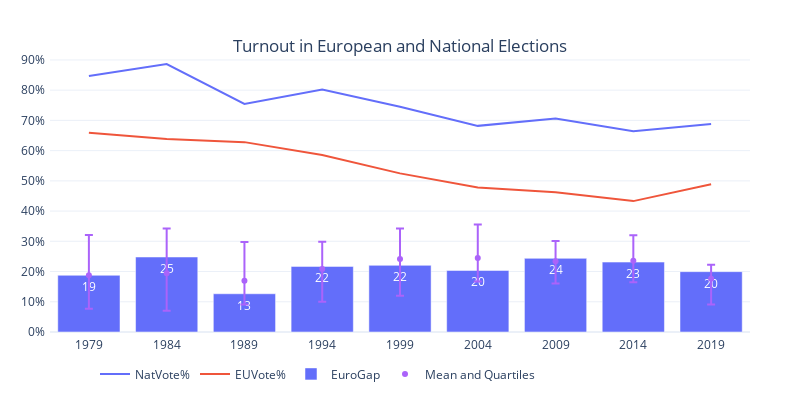

Notebook code for this chart:
### Code cell
plot_data = pd.concat([eu_vote[['Year','EUVote%']].groupby('Year').mean().loc[year_filter,:],nat_vote[['Year','NatVote%']].groupby('Year').mean().loc[year_filter,:]],axis=1)
plot_data['EuroGap'] = plot_data['NatVote%'] - plot_data['EUVote%']
lines = px.line(plot_data[['NatVote%','EUVote%']])
bar = px.bar(plot_data['EuroGap'],text_auto='.2s')
fig = go.Figure(data= lines.data + bar.data)
fig.add_trace(go.Scatter(
        x=groupt.index,
        y=groupt['diff'],
        mode='markers',
        name='Mean and Quartiles',
        error_y=dict(
            type='data',
            symmetric=False,
            array=groupt['diff'] - groupt['min'],
            arrayminus=groupt['max'] - groupt['diff'],)
        ))
# set x axis labels
fig.update_layout(
    xaxis = dict(
        tickmode = 'array',
        tickvals = year_filter,
        ticktext = year_filter
    ),
    yaxis = dict(
        tickmode = 'array',
        tickvals = np.arange(0,100,10),
        ticktext = [str(x)+'%' for x in np.arange(0,100,10)]
    ),
    autosize=False,
    width=800,
    height=400,
    margin=dict(
        l=50,
        r=50,
        b=50,
        t=50,
        pad=4
    ),
    template='plotly_white',
    legend=dict(
        orientation="h",
        yanchor="bottom",
        y=-0.2,
        xanchor="right",
        x=0.7
    ),
    title=dict(
        text='Turnout in European and National Elections',
        x=0.5,
        y=0.9
    ),
)
fig.show()

### Figure 1 — Plotly figure (JSON) as saved in the notebook; plotly's stock layout.template omitted (floating-point values rounded to 4 significant figures)
{"data": [{"hovertemplate": "variable=NatVote%<br>Year=%{x}<br>value=%{y}<extra></extra>", "legendgroup": "NatVote%", "line": {"color": "#636efa", "dash": "solid"}, "marker": {"symbol": "circle"}, "mode": "lines", "name": "NatVote%", "orientation": "v", "showlegend": true, "type": "scatter", "x": [1979, 1984, 1989, 1994, 1999, 2004, 2009, 2014, 2019], "xaxis": "x", "y": [84.7, 88.62, 75.47, 80.24, 74.52, 68.19, 70.59, 66.43, 68.84], "yaxis": "y"}, {"hovertemplate": "variable=EUVote%<br>Year=%{x}<br>value=%{y}<extra></extra>", "legendgroup": "EUVote%", "line": {"color": "#EF553B", "dash": "solid"}, "marker": {"symbol": "circle"}, "mode": "lines", "name": "EUVote%", "orientation": "v", "showlegend": true, "type": "scatter", "x": [1979, 1984, 1989, 1994, 1999, 2004, 2009, 2014, 2019], "xaxis": "x", "y": [65.93, 63.82, 62.81, 58.54, 52.48, 47.83, 46.22, 43.3, 48.87], "yaxis": "y"}, {"alignmentgroup": "True", "hovertemplate": "variable=EuroGap<br>Year=%{x}<br>value=%{y}<extra></extra>", "legendgroup": "EuroGap", "marker": {"color": "#636efa", "pattern": {"shape": ""}}, "name": "EuroGap", "offsetgroup": "EuroGap", "orientation": "v", "showlegend": true, "textposition": "auto", "texttemplate": "%{y:.2s}", "type": "bar", "x": [1979, 1984, 1989, 1994, 1999, 2004, 2009, 2014, 2019], "xaxis": "x", "y": [18.77, 24.81, 12.65, 21.71, 22.05, 20.36, 24.37, 23.13, 19.96], "yaxis": "y"}, {"error_y": {"array": [13.33, 14.78, 12.84, 8.992, 10.06, 11.08, 6.689, 8.415, 4.657], "arrayminus": [11.12, 12.4, 7.836, 10.82, 12.14, 7.807, 7.401, 7.075, 8.488], "symmetric": false, "type": "data"}, "mode": "markers", "name": "Mean and Quartiles", "type": "scatter", "x": [1979, 1984, 1989, 1994, 1999, 2004, 2009, 2014, 2019], "y": [18.78, 19.41, 16.95, 20.84, 24.14, 24.48, 23.44, 23.56, 17.6]}], "layout": {"autosize": false, "height": 400, "legend": {"orientation": "h", "x": 0.7, "xanchor": "right", "y": -0.2, "yanchor": "bottom"}, "margin": {"b": 50, "l": 50, "pad": 4, "r": 50, "t": 50}, "title": {"text": "Turnout in European and National Elections", "x": 0.5, "y": 0.9}, "width": 800, "xaxis": {"tickmode": "array", "ticktext": [1979, 1984, 1989, 1994, 1999, 2004, 2009, 2014, 2019], "tickvals": [1979, 1984, 1989, 1994, 1999, 2004, 2009, 2014, 2019]}, "yaxis": {"tickmode": "array", "ticktext": ["0%", "10%", "20%", "30%", "40%", "50%", "60%", "70%", "80%", "90%"], "tickvals": [0, 10, 20, 30, 40, 50, 60, 70, 80, 90]}}}
